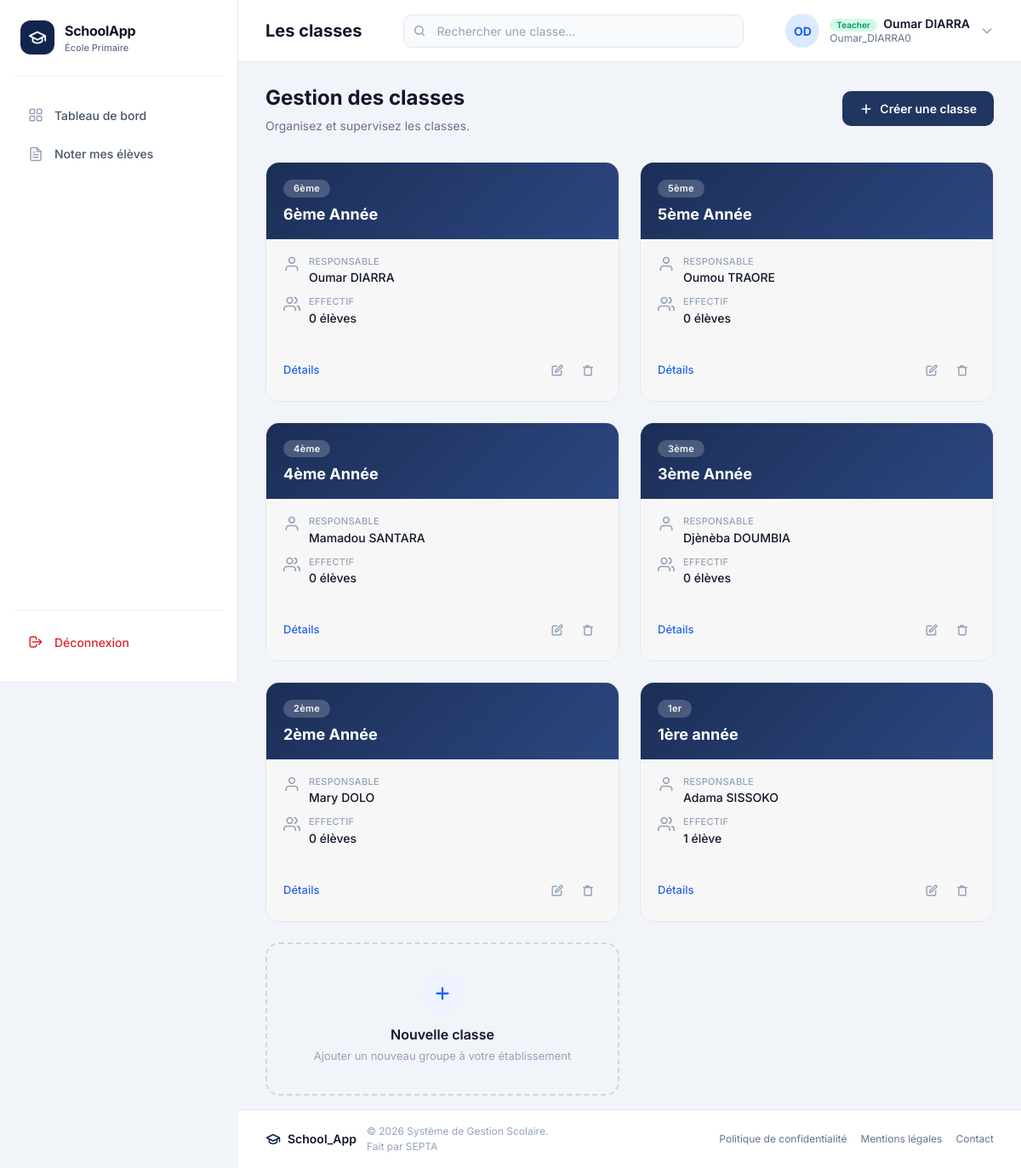
The page /classes/ (signed in) on the database its author committed.
### classes/models.py (models this page shows, shortened)
class Classe(models.Model):
    nom = models.CharField(max_length=30, null=False)
    niveau = models.IntegerField()
    enseignant = models.ForeignKey(
        User,
        on_delete=models.SET_NULL,
        null=True,
        blank=True,
        related_name="classes",
        limit_choices_to={"groups__name": "Teacher"},
    )

### classes/views.py (the view)
# urls.py: path('classes/', views.voir, name='list'),
def voir(request):
    classes = Classe.objects.all().order_by('-niveau')
    return render(request, 'classes.html', {'classes': classes})

### classes/templates/classes.html (shortened to what this page needs)
{% extends 'base.html' %}
{% load static %}
{% block page_title %}Les classes{% endblock %}
{% block search_placeholder %}Rechercher une classe...{% endblock %}
{% block content %}
<div class="page-header">
  <div class="page-header-text">
    <h2>Gestion des classes</h2>
    <p>Organisez et supervisez les classes.</p>
  </div>
  <a href="{% url 'classes:ajouter' %}" class="btn btn-primary" id="btnCreerClasse">
    <svg xmlns="http://www.w3.org/2000/svg" width="16" height="16" viewBox="0 0 24 24"
         fill="none" stroke="currentColor" stroke-width="2.5" stroke-linecap="round" stroke-linejoin="round">
      <line x1="12" x2="12" y1="5" y2="19"/>
      <line x1="5"  x2="19" y1="12" y2="12"/>
    </svg>
    Créer une classe
  </a>
</div>
{% if classes %}
<div class="classes-grid" id="classesGrid">
  {% for classe in classes %}
  <article class="class-card" id="card-{{ classe.pk }}">
    <div class="card-header">
      <span class="card-badge">
        {% if classe.niveau == 1 %}1er{% else %}{{ classe.niveau }}ème{% endif %}
      </span>
      <h3 class="card-title">{{ classe.nom }}</h3>
    </div>
    <div class="card-body">
      <div class="card-info">
        <div class="info-item">
          <span class="info-icon" aria-hidden="true">
            <svg xmlns="http://www.w3.org/2000/svg" width="14" height="14" viewBox="0 0 24 24"
                 fill="none" stroke="currentColor" stroke-width="2" stroke-linecap="round" stroke-linejoin="round">
              <path d="M20 21v-2a4 4 0 0 0-4-4H8a4 4 0 0 0-4 4v2"/>
              <circle cx="12" cy="7" r="4"/>
            </svg>
          </span>
          <div class="info-content">
            <span class="info-label">Responsable</span>
            <span class="info-value"> {% if classe.enseignant %}
        {{ classe.enseignant.get_full_name|default:classe.enseignant.username }}
    {% else %}
        Aucun enseignant
    {% endif %}</span>
          </div>
        </div>
        <div class="info-item">
          <span class="info-icon" aria-hidden="true">
          </span>
          <div class="info-content">
            <span class="info-label">Effectif</span>
            <span class="info-value">{{ classe.students.count }} élève{{ classe.students.count|pluralize }}</span>
          </div>
        </div>
      </div>
      <div class="card-actions">
        <a href="{% url 'classes:detail' classe.pk %}" class="details-link" id="details-{{ classe.pk }}">Détails</a>
        <div class="card-btns">
          <a href="{% url 'classes:modifier' classe.pk %}"
             class="btn-icon btn-edit"
             id="edit-{{ classe.pk }}"
             title="Modifier {{ classe.nom }}"
             aria-label="Modifier la classe {{ classe.nom }}">
          </a>
          <button class="btn-icon btn-delete"
                  id="delete-{{ classe.pk }}"
                  title="Supprimer {{ classe.nom }}"
                  aria-label="Supprimer la classe {{ classe.nom }}"
                  onclick="confirmerSuppression('{{ classe.pk }}', '{{ classe.nom|escapejs }}')">
            <svg xmlns="http://www.w3.org/2000/svg" width="12" height="12" viewBox="0 0 24 24"
                 fill="none" stroke="currentColor" stroke-width="2.5" stroke-linecap="round" stroke-linejoin="round">
              <polyline points="3 6 5 6 21 6"/>
              <path d="M19 6v14a2 2 0 0 1-2 2H7a2 2 0 0 1-2-2V6m3 0V4a1 1 0 0 1 1-1h4a1 1 0 0 1 1 1v2"/>
            </svg>
          </button>
        </div>
      </div>
    </div>
  </article>
  {% endfor %}
  <a href="{% url 'classes:ajouter' %}"
     class="class-card add-card"
     id="addClassCard"
     aria-label="Ajouter une nouvelle classe">
    <div class="add-card-content">
      <div class="add-icon" aria-hidden="true">
        <svg xmlns="http://www.w3.org/2000/svg" width="22" height="22" viewBox="0 0 24 24"
              fill="none" stroke="currentColor" stroke-width="2.5" stroke-linecap="round" stroke-linejoin="round">
          <line x1="12" x2="12" y1="5" y2="19"/>
          <line x1="5"  x2="19" y1="12" y2="12"/>
        </svg>
      </div>
      <p class="add-card-title">Nouvelle classe</p>
      <p class="add-card-desc">Ajouter un nouveau groupe à votre établissement</p>
    </div>
  </a>
</div>
{% endif %}
{% endblock %}

### classes/templates/base.html (shortened to what this page needs)
{% load static %}
<!DOCTYPE html>
<html lang="fr">
<head>
  <link rel="stylesheet" href="https://cdnjs.cloudflare.com/ajax/libs/font-awesome/6.5.2/css/all.min.css" />
  <script src="https://cdn.tailwindcss.com"></script>
</head>
<body>
<div class="app-layout">
  <aside class="sidebar" id="sidebar" role="navigation" aria-label="Menu principal">
    <div class="sidebar-brand">
      <div class="brand-icon" aria-hidden="true">
        <svg xmlns="http://www.w3.org/2000/svg" width="20" height="20" viewBox="0 0 24 24"
             fill="none" stroke="white" stroke-width="2" stroke-linecap="round" stroke-linejoin="round">
          <path d="M22 10v6M2 10l10-5 10 5-10 5z"/>
          <path d="M6 12v5c3 3 9 3 12 0v-5"/>
        </svg>
      </div>
      <div class="brand-text">
        <span class="brand-name">SchoolApp</span>
        <span class="brand-sub">École Primaire</span>
      </div>
    </div>
    <nav class="sidebar-nav">
      <a href="{% url 'accounts:dashboard' %}" class="nav-item {% block nav_accueil %}{% endblock %}">
        <span class="nav-icon" aria-hidden="true">
        </span>
        <span>Tableau de bord</span>
      </a>
      {% if user.is_staff %}
      <a href="{% url 'students:list' %}" class="nav-item {% block nav_eleves %}{% endblock %}">
        <span class="nav-icon" aria-hidden="true">
          <svg xmlns="http://www.w3.org/2000/svg" width="16" height="16" viewBox="0 0 24 24"
               fill="none" stroke="currentColor" stroke-width="2" stroke-linecap="round" stroke-linejoin="round">
            <path d="M17 21v-2a4 4 0 0 0-4-4H5a4 4 0 0 0-4 4v2"/>
            <circle cx="9" cy="7" r="4"/>
            <path d="M23 21v-2a4 4 0 0 0-3-3.87"/>
            <path d="M16 3.13a4 4 0 0 1 0 7.75"/>
          </svg>
        </span>
        <span>Élèves</span>
      </a>
      <a href="{% url 'classes:list' %}" class="nav-item {% block nav_classes %}{% endblock %}">
        <span class="nav-icon" aria-hidden="true">
          <svg xmlns="http://www.w3.org/2000/svg" width="16" height="16" viewBox="0 0 24 24"
               fill="none" stroke="currentColor" stroke-width="2" stroke-linecap="round" stroke-linejoin="round">
            <path d="M20 21v-2a4 4 0 0 0-4-4H8a4 4 0 0 0-4 4v2"/>
            <circle cx="12" cy="7" r="4"/>
          </svg>
        </span>
        <span>Classes</span>
      </a>
      <a href="{% url 'matieres:list' %}" class="nav-item {% block nav_matieres %}{% endblock %}">
        <span class="nav-icon" aria-hidden="true">
          <svg xmlns="http://www.w3.org/2000/svg" width="16" height="16" viewBox="0 0 24 24"
               fill="none" stroke="currentColor" stroke-width="2" stroke-linecap="round" stroke-linejoin="round">
            <path d="M4 19.5A2.5 2.5 0 0 1 6.5 17H20"/>
            <path d="M6.5 2H20v20H6.5A2.5 2.5 0 0 1 4 19.5v-15A2.5 2.5 0 0 1 6.5 2z"/>
          </svg>
        </span>
        <span>Matières</span>
      </a>
      <a href="{% url 'accounts:teacher_list' %}" class="nav-item {% block nav_enseignants %}{% endblock %}">
        <span class="nav-icon" aria-hidden="true">
          <svg xmlns="http://www.w3.org/2000/svg" width="16" height="16" viewBox="0 0 24 24"
               fill="none" stroke="currentColor" stroke-width="2" stroke-linecap="round" stroke-linejoin="round">
            <rect width="18" height="18" x="3" y="4" rx="2"/>
            <line x1="16" x2="16" y1="2" y2="6"/>
            <line x1="8"  x2="8"  y1="2" y2="6"/>
            <line x1="3"  x2="21" y1="10" y2="10"/>
          </svg>
        </span>
        <span>Enseignants</span>
      </a>
      <a href="{% url 'bulletin:liste' %}" class="nav-item {% block nav_bulletins %}{% endblock %}">
        <span class="nav-icon" aria-hidden="true">
          <svg xmlns="http://www.w3.org/2000/svg" width="16" height="16" viewBox="0 0 24 24"
               fill="none" stroke="currentColor" stroke-width="2" stroke-linecap="round" stroke-linejoin="round">
            <path d="M14 2H6a2 2 0 0 0-2 2v16a2 2 0 0 0 2 2h12a2 2 0 0 0 2-2V8z"/>
            <polyline points="14 2 14 8 20 8"/>
            <line x1="16" x2="8" y1="13" y2="13"/>
            <line x1="16" x2="8" y1="17" y2="17"/>
            <polyline points="10 9 9 9 8 9"/>
          </svg>
        </span>
        <span>Bulletins</span>
      </a>
      <a href="{% url 'notifications:composer' %}" class="nav-item {% block nav_notifications %}{% endblock %}">
        <span class="nav-icon" aria-hidden="true">
          <svg xmlns="http://www.w3.org/2000/svg" width="16" height="16" viewBox="0 0 24 24"
               fill="none" stroke="currentColor" stroke-width="2" stroke-linecap="round" stroke-linejoin="round">
            <path d="M18 8A6 6 0 0 0 6 8c0 7-3 9-3 9h18s-3-2-3-9"/>
            <path d="M13.73 21a2 2 0 0 1-3.46 0"/>
          </svg>
        </span>
        <span>Notifications</span>
      </a>
      {% else %}
      <a href="{% url 'accounts:teacher_dashboard' %}" class="nav-item {% block nav_bulletins_prof %}{% endblock %}">
        <span class="nav-icon" aria-hidden="true">
        </span>
        <span>Noter mes élèves</span>
      </a>
      {% endif %}
    </nav>
    <div class="sidebar-footer">
      <form action="{% url 'accounts:logout' %}" method="POST" style="display: inline;">
        <button type="submit" class="nav-item logout-btn" style="width: 100%; border: none; background: none; cursor: pointer; font-family: 'Inter', sans-serif; font-size: 14px; font-weight: 500; display: flex; align-items: center; gap: 12px; padding: 0.7rem 1rem; border-radius: 10px; transition: all 0.2s ease; color: #dc2626;">
          <span class="nav-icon" aria-hidden="true">
            <svg xmlns="http://www.w3.org/2000/svg" width="16" height="16" viewBox="0 0 24 24" fill="none" stroke="currentColor" stroke-width="2" stroke-linecap="round" stroke-linejoin="round">
              <path d="M17 16l4-4m0 0l-4-4m4 4H7m6 4v1a3 3 0 01-3 3H6a3 3 0 01-3-3V7a3 3 0 013-3h4a3 3 0 013 3v1"/>
            </svg>
          </span>
          <span>Déconnexion</span>
        </button>
      </form>
    </div>
  </aside>
  <div class="main-area">
    <header class="topbar">
      <h1 class="topbar-title">{% block page_title %}Portail Scolaire{% endblock %}</h1>
      <div class="search-wrapper">
        <span class="search-icon" aria-hidden="true">
          <svg xmlns="http://www.w3.org/2000/svg" width="14" height="14" viewBox="0 0 24 24"
               fill="none" stroke="currentColor" stroke-width="2.5" stroke-linecap="round" stroke-linejoin="round">
            <circle cx="11" cy="11" r="8"/>
            <path d="m21 21-4.35-4.35"/>
          </svg>
        </span>
        <input type="search" class="search-input" id="searchInput"
               placeholder="{% block search_placeholder %}Rechercher...{% endblock %}"
               aria-label="Rechercher" />
      </div>
      <div class="user-info">
        <div class="user-avatar" aria-hidden="true">
          {% if user.is_authenticated %}
            {% if user.first_name and user.last_name %}
              {{ user.first_name|first|upper }}{{ user.last_name|first|upper }}
            {% else %}
              {{ user.username|slice:":2"|upper }}
            {% endif %}
          {% else %}
            GU
          {% endif %}
        </div>
        <div class="user-details">
          <span class="user-name">
            {% if user.is_authenticated %}
              {% if user.is_staff %}
                <span class="role-badge admin">Admin</span>
              {% elif user.groups.all %}
                {% for group in user.groups.all %}
                  <span class="role-badge teacher">{{ group.name }}</span>
                {% endfor %}
              {% else %}
                <span class="role-badge student">Élève</span>
              {% endif %}
              {{ user.get_full_name|default:user.username }}
            {% else %}
              <span class="role-badge guest">Invité</span>
            {% endif %}
          </span>
          <span class="user-email">
            {% if user.is_authenticated %}
              {{ user.email|default:user.username }}
            {% else %}
              non connecté
            {% endif %}
          </span>
        </div>
        <svg width="16" height="16" viewBox="0 0 24 24" fill="none" stroke="currentColor" stroke-width="2" stroke-linecap="round" stroke-linejoin="round" style="color: #94a3b8;">
          <path d="M19 9l-7 7-7-7"/>
        </svg>
      </div>
    </header>
    <main class="main-content" id="mainContent">
      {% block content %}{% endblock %}
    </main>
    <footer class="app-footer">
      <div class="footer-left">
        <div class="footer-brand">
          <svg xmlns="http://www.w3.org/2000/svg" width="16" height="16" viewBox="0 0 24 24"
               fill="none" stroke="currentColor" stroke-width="2" stroke-linecap="round" stroke-linejoin="round">
            <path d="M22 10v6M2 10l10-5 10 5-10 5z"/>
            <path d="M6 12v5c3 3 9 3 12 0v-5"/>
          </svg>
          <span class="footer-name">School_App</span>
        </div>
        <p class="footer-copy">© 2026 Système de Gestion Scolaire.<br>Fait par SEPTA</p>
      </div>
      <nav class="footer-links" aria-label="Liens utiles">
        <a href="#">Politique de confidentialité</a>
        <a href="#">Mentions légales</a>
        <a href="#">Contact</a>
      </nav>
    </footer>
  </div>
</div>
</body>
</html>

### rows shown on the page
Classe: niveau "6", nom "6ème Année", enseignant.get_full_name "Oumar DIARRA", students.count "0"
Classe: niveau "5", nom "5ème Année", enseignant.get_full_name "Oumou TRAORE", students.count "0"
Classe: niveau "4", nom "4ème Année", enseignant.get_full_name "Mamadou SANTARA", students.count "0"
Classe: niveau "3", nom "3ème Année", enseignant.get_full_name "Djènèba DOUMBIA", students.count "0"
Classe: niveau "2", nom "2ème Année", enseignant.get_full_name "Mary DOLO", students.count "0"
Classe: niveau "1er", nom "1ère année", enseignant.get_full_name "Adama SISSOKO", students.count "1"

### other values the page prints
{{ user.first_name|first|upper }} "O"
{{ user.last_name|first|upper }} "D"
{{ group.name }} "Teacher"
{{ user.get_full_name|default:user.username }} "Oumar DIARRA"
{{ user.email|default:user.username }} "Oumar_DIARRA0"
